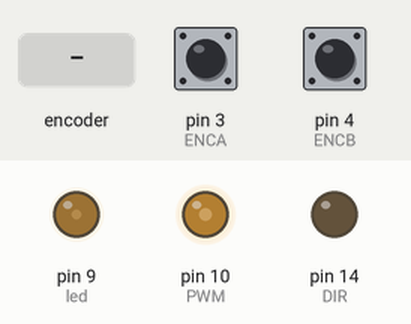
Simulated run of this sketch. Board: Arduino Uno, built with avr-gcc and run on an emulated ATmega328P. On the bench: output pins drawn as LEDs (lit = HIGH). Inputs (shaded band) come from the test bench; at power-on: pin 3 (ENCA) HIGH, pin 4 (ENCB) HIGH.

Above: at 1.2 s.
1.3 s: rotary encoder on pin 3 (ENCA) / pin 4 (ENCB) turned 3 steps (first pin leading)
Timing chart, 0 to 4.3 s (numbered marks = the images above; inputs shaded):
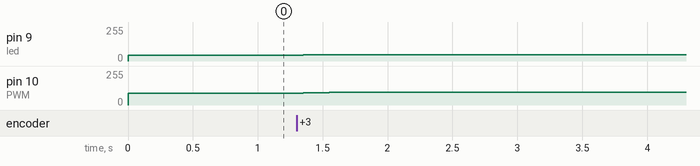

Measured:
- after the input at 1.3 s, pin 9 (led): 45/255 → 46/255 after 0.05 s, → 47/255 0.20 s later, → 48/255 0.20 s later; pin 10 (PWM): 90/255 → 92/255 after 0.05 s, → 94/255 0.20 s later, → 96/255 0.20 s later

The sketch:

staticPid.ino
```cpp
#define ENCA 3
#define ENCB 4
#define PWM 10
#define DIR 14
#define led 9

volatile int posi = 0;

int High_count = 550;

int setpoint, direction;
float pwm = 0;
float e;
float kp = 2;
float deg = 30;
float diff = 0;

float dpwm = 0;
int ddir = 0;

void setup() {
  pinMode(PWM, OUTPUT);
  pinMode(ENCA, INPUT);
  pinMode(ENCB, INPUT);
  pinMode(DIR, OUTPUT);
  pinMode(led, OUTPUT);
  Serial.begin(115200);

  attachInterrupt(digitalPinToInterrupt(ENCA), readEncoder, RISING);
}

void loop() {
  setpoint = map(deg, -180, 180, -High_count / 2, High_count / 2);
  e = setpoint - posi;
  if (e>0){
    analogWrite(led, e);
  }
  else{
    digitalWrite(led, LOW);
  }
  pwm = kp * e;
  if (pwm > 0){
    direction = 0;
  }
  else{
    direction = 1;
  }
  pwm = abs(pwm);
  pwm = constrain(pwm, 0, 255);

  digitalWrite(DIR, direction);
  analogWrite(PWM, pwm);
}


void readEncoder() {

  int b = digitalRead(ENCB);
  if (b > 0) {
    posi++;
  } else {
    posi--;
  }
}

int deadBand(int a) {
  if (a < 10 && a > -10) {
    a = 0;
  }
  return a;
}
```
